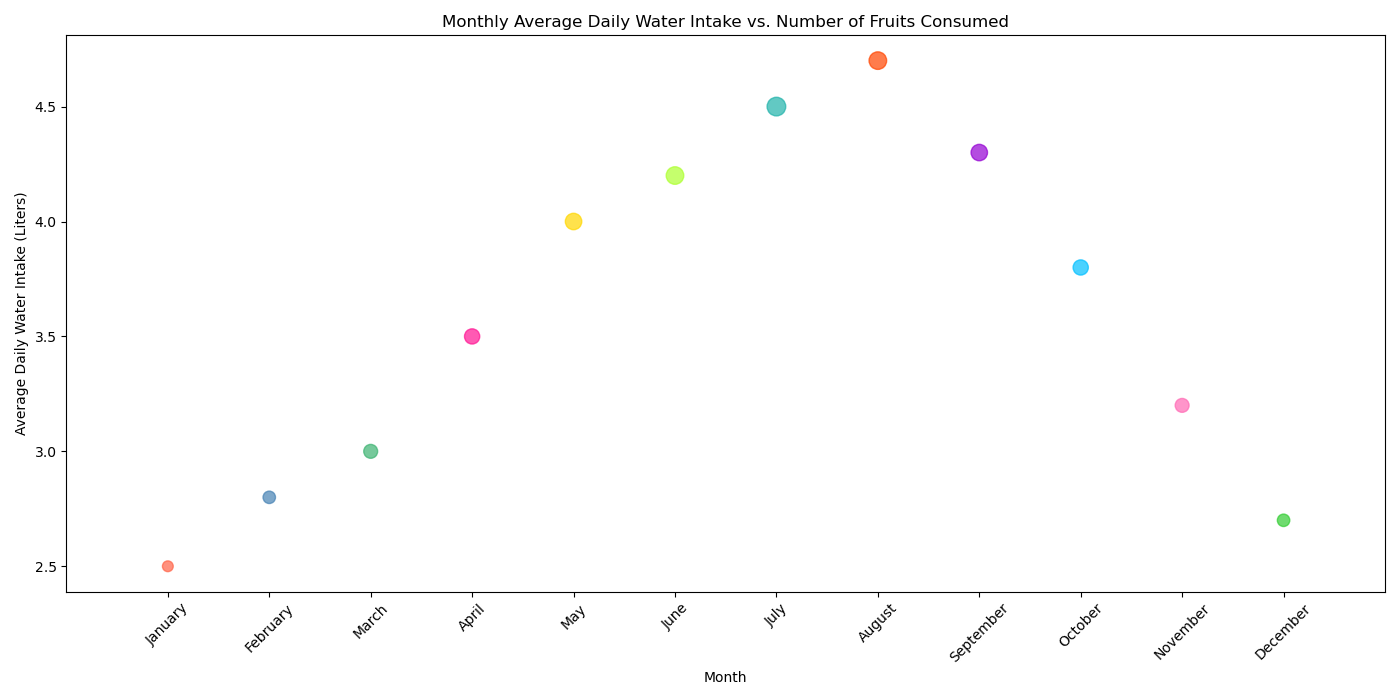

This chart was generated by the following Python code:

import matplotlib.pyplot as plt

# Data points
months = ['January', 'February', 'March', 'April', 'May', 'June', 
          'July', 'August', 'September', 'October', 'November', 'December']
average_daily_water_intake = [2.5, 2.8, 3.0, 3.5, 4.0, 4.2, 4.5, 4.7, 4.3, 3.8, 3.2, 2.7]
number_of_fruits_consumed = [3, 4, 5, 6, 7, 8, 9, 8, 7, 6, 5, 4]

# Convert month names to numbers for plotting
month_numbers = [i+1 for i, _ in enumerate(months)]

# Scatter plot
plt.figure(figsize=(14, 7))  # Change the size of the plot
plt.scatter(month_numbers, average_daily_water_intake, 
            c=['#FF6347', '#4682B4', '#3CB371', '#FF1493',
               '#FFD700', '#ADFF2F', '#20B2AA', '#FF4500',
               '#9400D3', '#00BFFF', '#FF69B4', '#32CD32'],
            s=[fruit * 20 for fruit in number_of_fruits_consumed], alpha=0.7)  # Size corresponds to number of fruits consumed

# Customize the axes
plt.xticks(month_numbers, months, rotation=45)
plt.xlabel('Month')
plt.ylabel('Average Daily Water Intake (Liters)')
plt.title('Monthly Average Daily Water Intake vs. Number of Fruits Consumed')
plt.xlim(0, 13)  # Set the limit to include all months

# Show the plot
plt.tight_layout()  # Adjust layout to fit the figure neatly
plt.show()
